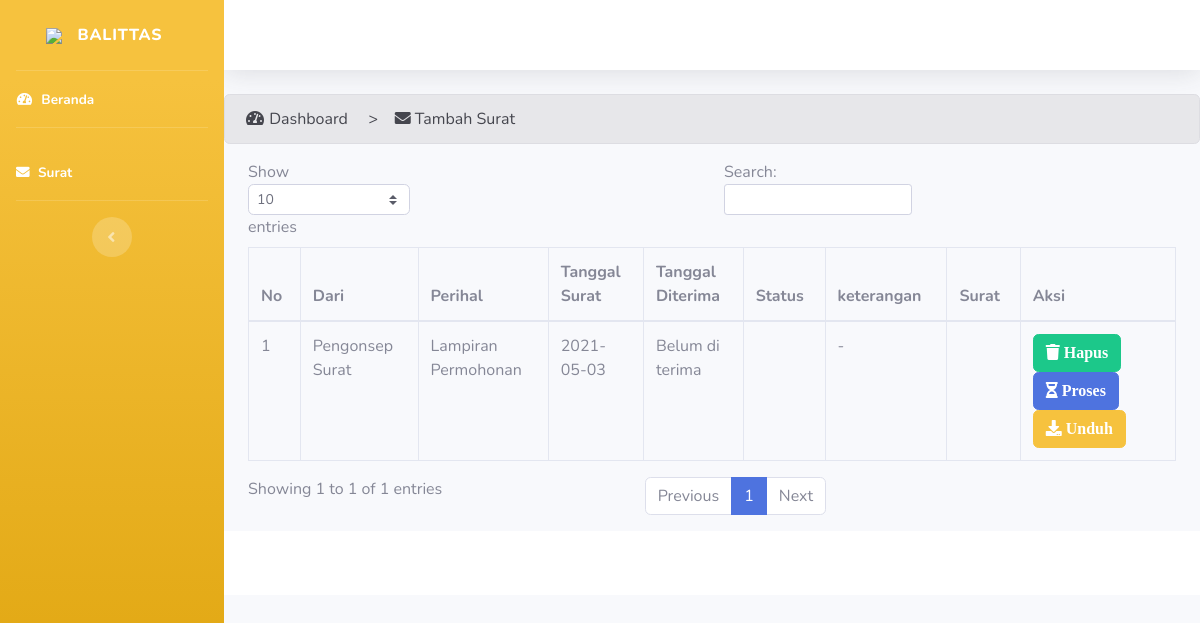
/index.php/agendaris/surat, run on the app's committed database.
### tables this page shows
CREATE TABLE `surat` (
  `id_surat` int(11) NOT NULL,
  `id_user` int(11) NOT NULL,
  `dari` varchar(128) NOT NULL,
  `Perihal` varchar(50) NOT NULL,
  `tgl_masuk` date NOT NULL,
  `tgl_diterima` date NOT NULL,
  `status` enum('Konsep Surat diperiksa Kabalai','Konsep Surat disesuaikan Tata Naskah Dinas','Pengajuan paraf Kasubag TU dan Ttd Kabalai','Selesai','Penomoran dan Stempel balai','pengiriman surat melalui Email/whatsapp','pengiriman surat via Pos/JNE/TIKI dll','pengiriman surat melalui Faksimili') NOT NULL,
  `keterangan` varchar(128) NOT NULL,
  `file_surat` varchar(128) NOT NULL,
  `lampiran` varchar(258) NOT NULL,
  `surat_jadi` varchar(128) NOT NULL
);

### application/controllers/agendaris/surat.php (called while the page is built, shortened)
<?php
    class surat extends CI_Controller {
        public function __construct()
        {
            $this->load->model('admin/surat/surat_model');
            $this->load->model('admin/user/user_model');
            $this->load->helper('url');
            $this->load->helper('form');
        }
        public function index()
        {
        $data['surat'] = $this->surat_model->tampilSurat();
        $data['user'] = $this->user_model->getUser($this->session->userdata('id_user'));
        $this->load->view('templateagendaris/header',$data);
        $this->load->view('templateagendaris/sidebar',$data);
        $this->load->view('templateagendaris/topbar',$data);
        $this->load->view('agendaris/kelola_surat/indextambah',$data);
        $this->load->view('templateagendaris/footer',$data);
        }
    }
?>

### index.php (called while the page is built, shortened)
<?php
require_once BASEPATH.'core/CodeIgniter.php';

### application/models/admin/surat/surat_model.php (called while the page is built, shortened)
<?php
class surat_model extends CI_Model {
    public function tampilSurat()
    {
        $this->db->select('surat.*, user.nama, user.jabatan');
        $this->db->join('user', 'surat.id_user = user.id_user');
        return $this->db->get('surat')->result();
    }
}

### application/views/agendaris/kelola_surat/indextambah.php (the view, shortened to what this page needs)
<div class="alert alert-secondary" role="alert">
    <i class="fas fa-fw fa-tachometer-alt"></i> Dashboard &nbsp; &nbsp; > &nbsp; &nbsp;<i class="fas fa-envelope"></i>
    Tambah Surat
</div>
<div class="content-wrapper">
    <div class="content">
        <div class="container-fluid">
            <div class="row">
                <div class="col">
                    <table id="dataTable" class="table table-bordered">
                        <thead>
                            <tr>
                                <th>No</th>
                                <th>Dari</th>
                                <th>Perihal</th>
                                <th>Tanggal Surat</th>
                                <th>Tanggal Diterima</th>
                                <th>Status</th>
                                <th>keterangan</th>
                                <th>Surat</th>
                                <th>Aksi</th>
                            </tr>
                        </thead>
                        <tbody>
                            <?php $no=1; foreach ($surat as $srt): ?>
                            <tr>
                                <td><?= $no++ ?></td>
                                <td><?= $srt->dari ?></td>
                                <td><?= $srt->Perihal ?></td>
                                <td><?= $srt->tgl_masuk ?></td>
                                <td><?= $srt->tgl_diterima == '0000-00-00' ? 'Belum di terima': date('d F Y', strtotime($srt->tgl_diterima)) ?>
                                </td>
                                <td><?= $srt->status ?></td>
                                <td><?= $srt->keterangan ?></td>
                                <td><?= $srt->surat_jadi ?></td>
                                <td>
                                    <a class='btn btn-success'
                                        onclick="return confirm('Apakah Anda Yakin ingin menghapus data ini?')"
                                        href="<?= base_url().'agendaris/surat/hapus/'.$srt->id_surat ?>">
                                        <i class="fa fa-trash" aria-hidden="true"><span> Hapus</span></i>
                                    </a>
                                    <a class='btn btn-primary'
                                        href="<?= base_url().'agendaris/surat/editsurat/'.$srt->id_surat ?>">
                                        <i class="fas fa-hourglass-half" aria-hidden="true"><span> Proses</span></i>
                                    </a>
                                    <a class='btn btn-warning'
                                        href="<?php echo base_url().'agendaris/surat/download/'.$srt->id_surat; ?>">
                                        <i class="fas fa-download" aria-hidden="true"><span> Unduh</span></i>
                                    </a>
                                </td>
                            </tr>
                            <?php endforeach ?>
                        </tbody>
                    </table>
                </div>
            </div>
        </div>
    </div>
</div>

### data on the page
surat: dari "Pengonsep Surat", Perihal "Lampiran Permohonan", tgl_masuk "2021-05-03", tgl_diterima "Belum di terima", keterangan "-"
